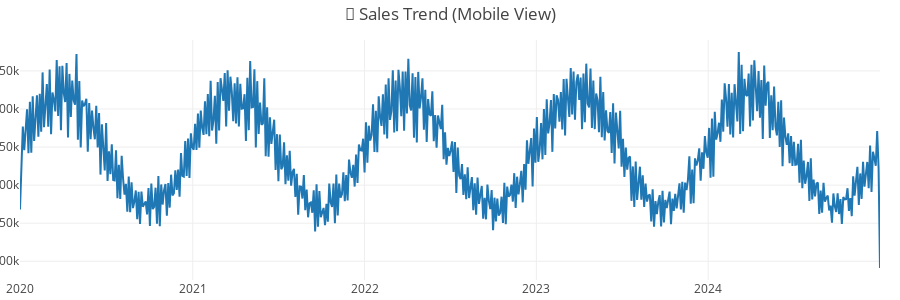
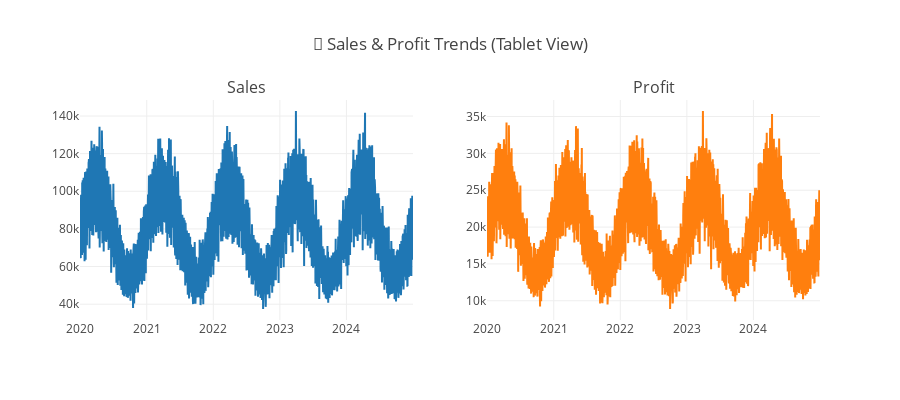
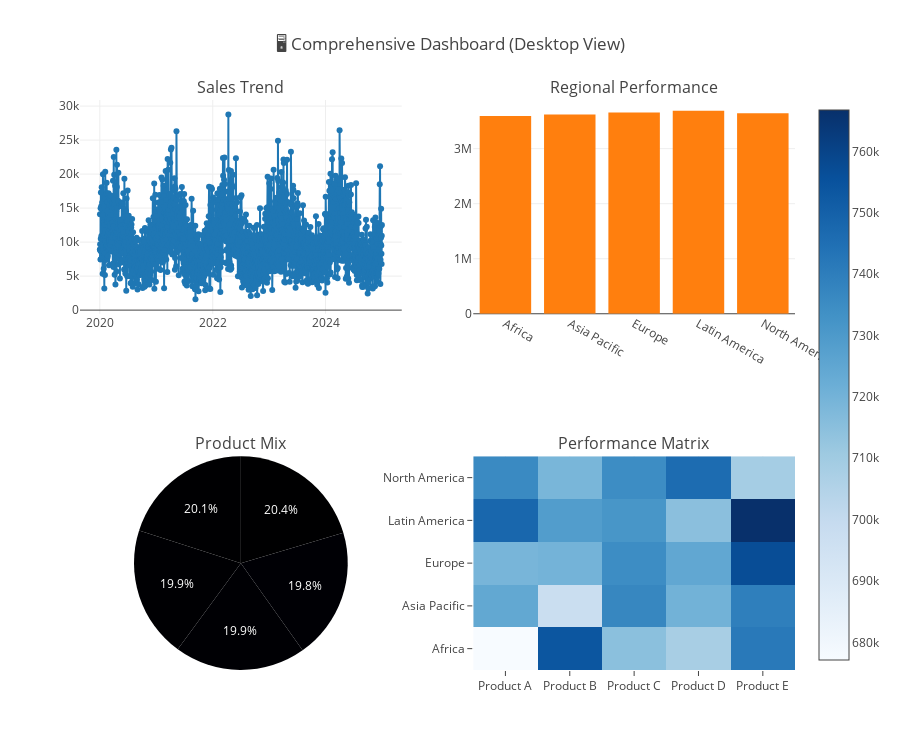
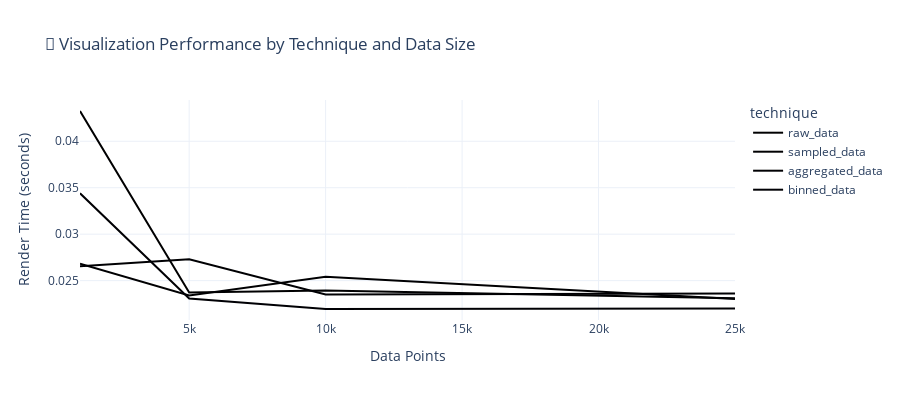

The notebook cell saved with these charts, in order:
### Markdown cell above
## 📱 Responsive Design & Performance Optimization

Let's explore advanced techniques for creating responsive dashboards that work across different devices and handle large datasets efficiently.

### Code cell
print("📱 Demonstrating Responsive Design & Performance Optimization...")

class AdaptiveDashboard:
    """
    Adaptive dashboard that adjusts visualization complexity based on data size and device
    """
    
    def __init__(self, data):
        self.data = data
        self.performance_thresholds = {
            'mobile': {'max_points': 1000, 'chart_height': 300},
            'tablet': {'max_points': 5000, 'chart_height': 400}, 
            'desktop': {'max_points': 20000, 'chart_height': 500}
        }
    
    def detect_device_type(self, screen_width=1920):
        """Simulate device detection based on screen width"""
        if screen_width < 768:
            return 'mobile'
        elif screen_width < 1024:
            return 'tablet'
        else:
            return 'desktop'
    
    def optimize_data_for_device(self, device_type, data):
        """Optimize data based on device capabilities"""
        max_points = self.performance_thresholds[device_type]['max_points']
        
        if len(data) > max_points:
            # Use different strategies based on data size
            if len(data) > max_points * 10:
                # Heavy aggregation for very large datasets
                return self.aggregate_data(data, target_points=max_points//2)
            else:
                # Sampling for moderately large datasets
                return data.sample(n=max_points, random_state=42)
        return data
    
    def aggregate_data(self, data, target_points=500):
        """Intelligent data aggregation"""
        if 'date' in data.columns:
            # Time-based aggregation
            date_col = 'date'
        elif 'Date' in data.columns:
            date_col = 'Date'
        else:
            # Geographic or categorical aggregation
            return data.sample(n=target_points, random_state=42)
        
        # Determine aggregation frequency
        days_span = (data[date_col].max() - data[date_col].min()).days
        
        if days_span > target_points:
            freq = f"{days_span // target_points}D"
        else:
            freq = "D"
        
        # Aggregate by time period
        data_copy = data.copy()
        data_copy['period'] = data_copy[date_col].dt.floor(freq)
        
        numeric_cols = data_copy.select_dtypes(include=[np.number]).columns
        categorical_cols = data_copy.select_dtypes(exclude=[np.number]).columns
        
        agg_dict = {col: 'sum' for col in numeric_cols if col != 'period'}
        agg_dict.update({col: 'first' for col in categorical_cols if col not in [date_col, 'period']})
        
        aggregated = data_copy.groupby('period').agg(agg_dict).reset_index()
        aggregated[date_col] = aggregated['period']
        aggregated = aggregated.drop('period', axis=1)
        
        return aggregated
    
    def create_responsive_visualization(self, device_type='desktop', chart_type='line'):
        """Create device-optimized visualization"""
        
        # Get device constraints
        constraints = self.performance_thresholds[device_type]
        chart_height = constraints['chart_height']
        
        # Optimize data
        optimized_data = self.optimize_data_for_device(device_type, self.data)
        
        # Create visualization based on chart type and device
        if chart_type == 'line':
            return self._create_responsive_line_chart(optimized_data, device_type, chart_height)
        elif chart_type == 'bar':
            return self._create_responsive_bar_chart(optimized_data, device_type, chart_height)
        elif chart_type == 'scatter':
            return self._create_responsive_scatter_chart(optimized_data, device_type, chart_height)
        else:
            return self._create_responsive_line_chart(optimized_data, device_type, chart_height)
    
    def _create_responsive_line_chart(self, data, device_type, height):
        """Create responsive line chart"""
        
        if device_type == 'mobile':
            # Simplified view for mobile
            fig = go.Figure()
            daily_data = data.groupby('date')['sales'].sum().reset_index()
            
            fig.add_trace(go.Scatter(
                x=daily_data['date'],
                y=daily_data['sales'],
                mode='lines',
                line=dict(width=2, color=COLORBLIND_PALETTE[0]),
                hovertemplate='<b>%{x}</b><br>Sales: $%{y:,.0f}<extra></extra>'
            ))
            
            fig.update_layout(
                title='📱 Sales Trend (Mobile View)',
                height=height,
                showlegend=False,
                margin=dict(l=20, r=20, t=40, b=20)
            )
            
        elif device_type == 'tablet':
            # Medium complexity for tablet
            fig = make_subplots(rows=1, cols=2, subplot_titles=['Sales', 'Profit'])
            
            daily_data = data.groupby('date').agg({'sales': 'sum', 'profit': 'sum'}).reset_index()
            
            fig.add_trace(go.Scatter(
                x=daily_data['date'], y=daily_data['sales'],
                mode='lines', name='Sales',
                line=dict(color=COLORBLIND_PALETTE[0])
            ), row=1, col=1)
            
            fig.add_trace(go.Scatter(
                x=daily_data['date'], y=daily_data['profit'],
                mode='lines', name='Profit',
                line=dict(color=COLORBLIND_PALETTE[1])
            ), row=1, col=2)
            
            fig.update_layout(
                title='📱 Sales & Profit Trends (Tablet View)',
                height=height,
                showlegend=False
            )
            
        else:  # desktop
            # Full complexity for desktop
            fig = make_subplots(
                rows=2, cols=2,
                subplot_titles=['Sales Trend', 'Regional Performance', 'Product Mix', 'Performance Matrix'],
                specs=[[{"secondary_y": False}, {"type": "bar"}],
                       [{"type": "pie"}, {"type": "heatmap"}]]
            )
            
            # Sales trend
            daily_data = data.groupby('date')['sales'].sum().reset_index()
            fig.add_trace(go.Scatter(
                x=daily_data['date'], y=daily_data['sales'],
                mode='lines+markers', name='Sales',
                line=dict(color=COLORBLIND_PALETTE[0])
            ), row=1, col=1)
            
            # Regional performance
            region_data = data.groupby('region')['sales'].sum().reset_index()
            fig.add_trace(go.Bar(
                x=region_data['region'], y=region_data['sales'],
                name='Regional Sales',
                marker_color=COLORBLIND_PALETTE[1]
            ), row=1, col=2)
            
            # Product mix
            product_data = data.groupby('product')['sales'].sum().reset_index()
            fig.add_trace(go.Pie(
                labels=product_data['product'], values=product_data['sales'],
                name='Product Mix'
            ), row=2, col=1)
            
            # Performance matrix (dummy data for demonstration)
            matrix_data = data.groupby(['region', 'product'])['sales'].sum().unstack(fill_value=0)
            fig.add_trace(go.Heatmap(
                z=matrix_data.values,
                x=matrix_data.columns,
                y=matrix_data.index,
                colorscale='Blues'
            ), row=2, col=2)
            
            fig.update_layout(
                title='🖥️ Comprehensive Dashboard (Desktop View)',
                height=height * 1.5,
                showlegend=False
            )
        
        return fig

# Demonstrate responsive design with different device types
print("📱 Creating responsive dashboard demonstrations...")

# Create adaptive dashboard instance
adaptive_dashboard = AdaptiveDashboard(sales_df)

# Test different device types
device_types = ['mobile', 'tablet', 'desktop']
screen_widths = [480, 768, 1920]

print(f"\n📊 Testing with dataset of {len(sales_df):,} records")

for device, width in zip(device_types, screen_widths):
    print(f"\n{device.upper()} ({width}px width):")
    
    # Optimize data for device
    optimized_data = adaptive_dashboard.optimize_data_for_device(device, sales_df)
    print(f"   📊 Optimized to {len(optimized_data):,} records ({len(optimized_data)/len(sales_df)*100:.1f}% of original)")
    
    # Create responsive visualization
    fig = adaptive_dashboard.create_responsive_visualization(device, 'line')
    print(f"   📱 Chart height: {adaptive_dashboard.performance_thresholds[device]['chart_height']}px")
    
    # Show the visualization
    fig.show()

# Performance optimization techniques
print("\n⚡ Advanced Performance Optimization Techniques:")

def benchmark_visualization_performance():
    """Benchmark different visualization approaches"""
    
    test_sizes = [1000, 5000, 10000, 25000]
    techniques = {
        'raw_data': lambda data: px.scatter(data, x='date', y='sales'),
        'sampled_data': lambda data: px.scatter(data.sample(min(2000, len(data))), x='date', y='sales'), 
        'aggregated_data': lambda data: px.line(data.groupby('date')['sales'].sum().reset_index(), x='date', y='sales'),
        'binned_data': lambda data: px.histogram(data, x='sales', nbins=50)
    }
    
    results = []
    
    for size in test_sizes:
        test_data = sales_df.sample(size, random_state=42)
        
        for technique_name, technique_func in techniques.items():
            start_time = time.time()
            
            try:
                fig = technique_func(test_data)
                end_time = time.time()
                render_time = end_time - start_time
                
                results.append({
                    'data_size': size,
                    'technique': technique_name,
                    'render_time': render_time,
                    'status': 'success'
                })
                
            except Exception as e:
                results.append({
                    'data_size': size,
                    'technique': technique_name,
                    'render_time': None,
                    'status': f'error: {str(e)[:50]}'
                })
    
    return pd.DataFrame(results)

# Run performance benchmark
print("🔄 Running visualization performance benchmark...")
perf_results = benchmark_visualization_performance()

# Display results
success_results = perf_results[perf_results['status'] == 'success']
if not success_results.empty:
    pivot_results = success_results.pivot(index='data_size', columns='technique', values='render_time')
    
    print("\n📊 Performance Results (seconds):")
    print(pivot_results.round(3))
    
    # Create performance visualization
    fig = px.line(success_results, x='data_size', y='render_time', color='technique',
                 title='🚀 Visualization Performance by Technique and Data Size',
                 labels={'render_time': 'Render Time (seconds)', 'data_size': 'Data Points'})
    
    fig.update_layout(
        height=400,
        template='plotly_white'
    )
    
    fig.show()

print("\n🎯 Performance Optimization Best Practices:")
print("✅ Use data sampling for interactive exploration (< 5K points)")
print("✅ Implement data aggregation for overview visualizations")  
print("✅ Apply progressive disclosure for drill-down functionality")
print("✅ Cache computed results for repeated use")
print("✅ Use efficient data structures (parquet, arrow)")
print("✅ Implement lazy loading for large datasets")
print("✅ Optimize chart complexity based on device capabilities")
print("✅ Use server-side rendering for very large datasets")

print(f"\n💾 Current Memory Usage: {get_memory_usage():.1f} MB")

### Figure 1 — Plotly figure (JSON) as saved in the notebook; plotly's stock layout.template omitted (floating-point values rounded to 4 significant figures; data arrays with more than 128 entries replaced by an {"elided": "..."} marker saying what was removed)
{"data": [{"hovertemplate": "<b>%{x}</b><br>Sales: $%{y:,.0f}<extra></extra>", "line": {"color": "#1f77b4", "width": 2}, "mode": "lines", "type": "scatter", "x": {"elided": "610 str values"}, "y": {"elided": "610 int values"}}], "layout": {"height": 300, "margin": {"b": 20, "l": 20, "r": 20, "t": 40}, "showlegend": false, "title": {"text": "📱 Sales Trend (Mobile View)"}}}

### Figure 2 — Plotly figure (JSON) as saved in the notebook; plotly's stock layout.template omitted (floating-point values rounded to 4 significant figures; data arrays with more than 128 entries replaced by an {"elided": "..."} marker saying what was removed)
{"data": [{"line": {"color": "#1f77b4"}, "mode": "lines", "name": "Sales", "type": "scatter", "x": {"elided": "1827 str values"}, "xaxis": "x", "y": {"elided": "1827 int values"}, "yaxis": "y"}, {"line": {"color": "#ff7f0e"}, "mode": "lines", "name": "Profit", "type": "scatter", "x": {"elided": "1827 str values"}, "xaxis": "x2", "y": {"elided": "1827 int values"}, "yaxis": "y2"}], "layout": {"annotations": [{"font": {"size": 16}, "showarrow": false, "text": "Sales", "x": 0.225, "xanchor": "center", "xref": "paper", "y": 1, "yanchor": "bottom", "yref": "paper"}, {"font": {"size": 16}, "showarrow": false, "text": "Profit", "x": 0.775, "xanchor": "center", "xref": "paper", "y": 1, "yanchor": "bottom", "yref": "paper"}], "height": 400, "showlegend": false, "title": {"text": "📱 Sales & Profit Trends (Tablet View)"}, "xaxis": {"anchor": "y", "domain": [0, 0.45]}, "xaxis2": {"anchor": "y2", "domain": [0.55, 1]}, "yaxis": {"anchor": "x", "domain": [0, 1]}, "yaxis2": {"anchor": "x2", "domain": [0, 1]}}}

### Figure 3 — Plotly figure (JSON) as saved in the notebook; plotly's stock layout.template omitted (floating-point values rounded to 4 significant figures; data arrays with more than 128 entries replaced by an {"elided": "..."} marker saying what was removed)
{"data": [{"line": {"color": "#1f77b4"}, "mode": "lines+markers", "name": "Sales", "type": "scatter", "x": {"elided": "1827 str values"}, "xaxis": "x", "y": {"elided": "1827 int values"}, "yaxis": "y"}, {"marker": {"color": "#ff7f0e"}, "name": "Regional Sales", "type": "bar", "x": ["Africa", "Asia Pacific", "Europe", "Latin America", "North America"], "xaxis": "x2", "y": [3595274, 3618801, 3655314, 3689926, 3644113], "yaxis": "y2"}, {"domain": {"x": [0, 0.45], "y": [0, 0.375]}, "labels": ["Product A", "Product B", "Product C", "Product D", "Product E"], "name": "Product Mix", "type": "pie", "values": [3604401, 3618851, 3652650, 3614274, 3713252]}, {"colorscale": [[0, "rgb(247,251,255)"], [0.125, "rgb(222,235,247)"], [0.25, "rgb(198,219,239)"], [0.375, "rgb(158,202,225)"], [0.5, "rgb(107,174,214)"], [0.625, "rgb(66,146,198)"], [0.75, "rgb(33,113,181)"], [0.875, "rgb(8,81,156)"], [1, "rgb(8,48,107)"]], "type": "heatmap", "x": ["Product A", "Product B", "Product C", "Product D", "Product E"], "xaxis": "x3", "y": ["Africa", "Asia Pacific", "Europe", "Latin America", "North America"], "yaxis": "y3", "z": [[677132, 753788, 714807, 708052, 741495], [724459, 697514, 736849, 720487, 739492], [719000, 719927, 734782, 724758, 756847], [747998, 728801, 731424, 714957, 766746], [735812, 718821, 734788, 746020, 708672]]}], "layout": {"annotations": [{"font": {"size": 16}, "showarrow": false, "text": "Sales Trend", "x": 0.225, "xanchor": "center", "xref": "paper", "y": 1, "yanchor": "bottom", "yref": "paper"}, {"font": {"size": 16}, "showarrow": false, "text": "Regional Performance", "x": 0.775, "xanchor": "center", "xref": "paper", "y": 1, "yanchor": "bottom", "yref": "paper"}, {"font": {"size": 16}, "showarrow": false, "text": "Product Mix", "x": 0.225, "xanchor": "center", "xref": "paper", "y": 0.375, "yanchor": "bottom", "yref": "paper"}, {"font": {"size": 16}, "showarrow": false, "text": "Performance Matrix", "x": 0.775, "xanchor": "center", "xref": "paper", "y": 0.375, "yanchor": "bottom", "yref": "paper"}], "height": 750, "showlegend": false, "title": {"text": "🖥️ Comprehensive Dashboard (Desktop View)"}, "xaxis": {"anchor": "y", "domain": [0, 0.45]}, "xaxis2": {"anchor": "y2", "domain": [0.55, 1]}, "xaxis3": {"anchor": "y3", "domain": [0.55, 1]}, "yaxis": {"anchor": "x", "domain": [0.625, 1]}, "yaxis2": {"anchor": "x2", "domain": [0.625, 1]}, "yaxis3": {"anchor": "x3", "domain": [0, 0.375]}}}

### Figure 4 — Plotly figure (JSON) as saved in the notebook; plotly's stock layout.template omitted (floating-point values rounded to 4 significant figures)
{"data": [{"hovertemplate": "technique=raw_data<br>Data Points=%{x}<br>Render Time (seconds)=%{y}<extra></extra>", "legendgroup": "raw_data", "line": {"color": "#000001", "dash": "solid"}, "marker": {"symbol": "circle"}, "mode": "lines", "name": "raw_data", "orientation": "v", "showlegend": true, "type": "scatter", "x": [1000, 5000, 10000, 25000], "xaxis": "x", "y": [0.04326, 0.02373, 0.02394, 0.02309], "yaxis": "y"}, {"hovertemplate": "technique=sampled_data<br>Data Points=%{x}<br>Render Time (seconds)=%{y}<extra></extra>", "legendgroup": "sampled_data", "line": {"color": "#000002", "dash": "solid"}, "marker": {"symbol": "circle"}, "mode": "lines", "name": "sampled_data", "orientation": "v", "showlegend": true, "type": "scatter", "x": [1000, 5000, 10000, 25000], "xaxis": "x", "y": [0.02681, 0.02341, 0.02542, 0.02303], "yaxis": "y"}, {"hovertemplate": "technique=aggregated_data<br>Data Points=%{x}<br>Render Time (seconds)=%{y}<extra></extra>", "legendgroup": "aggregated_data", "line": {"color": "#000003", "dash": "solid"}, "marker": {"symbol": "circle"}, "mode": "lines", "name": "aggregated_data", "orientation": "v", "showlegend": true, "type": "scatter", "x": [1000, 5000, 10000, 25000], "xaxis": "x", "y": [0.02656, 0.02729, 0.02352, 0.02361], "yaxis": "y"}, {"hovertemplate": "technique=binned_data<br>Data Points=%{x}<br>Render Time (seconds)=%{y}<extra></extra>", "legendgroup": "binned_data", "line": {"color": "#000004", "dash": "solid"}, "marker": {"symbol": "circle"}, "mode": "lines", "name": "binned_data", "orientation": "v", "showlegend": true, "type": "scatter", "x": [1000, 5000, 10000, 25000], "xaxis": "x", "y": [0.0344, 0.02309, 0.02195, 0.022], "yaxis": "y"}], "layout": {"height": 400, "legend": {"title": {"text": "technique"}, "tracegroupgap": 0}, "title": {"text": "🚀 Visualization Performance by Technique and Data Size"}, "xaxis": {"anchor": "y", "domain": [0, 1], "title": {"text": "Data Points"}}, "yaxis": {"anchor": "x", "domain": [0, 1], "title": {"text": "Render Time (seconds)"}}}}
